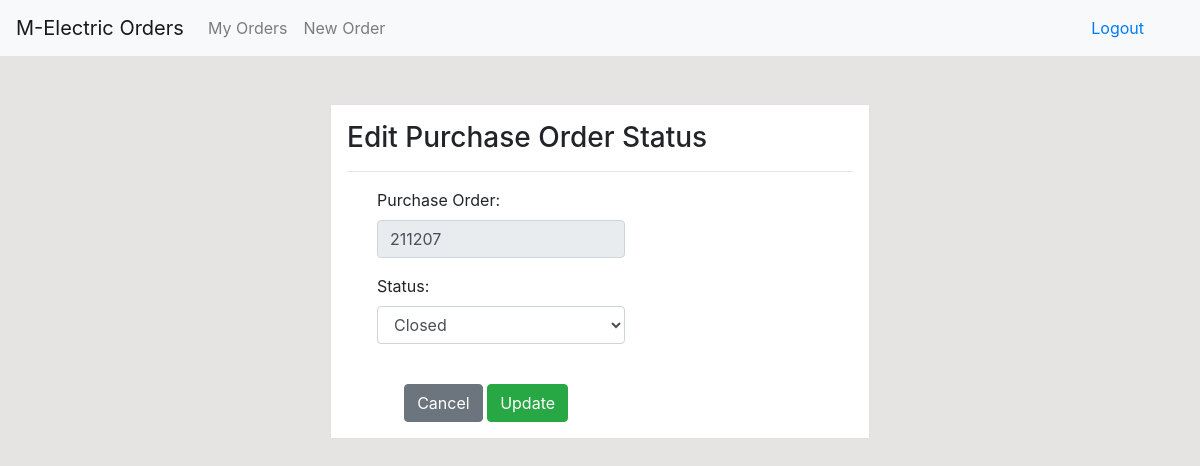
Before: /po-update/44 (signed in) with the older database file.
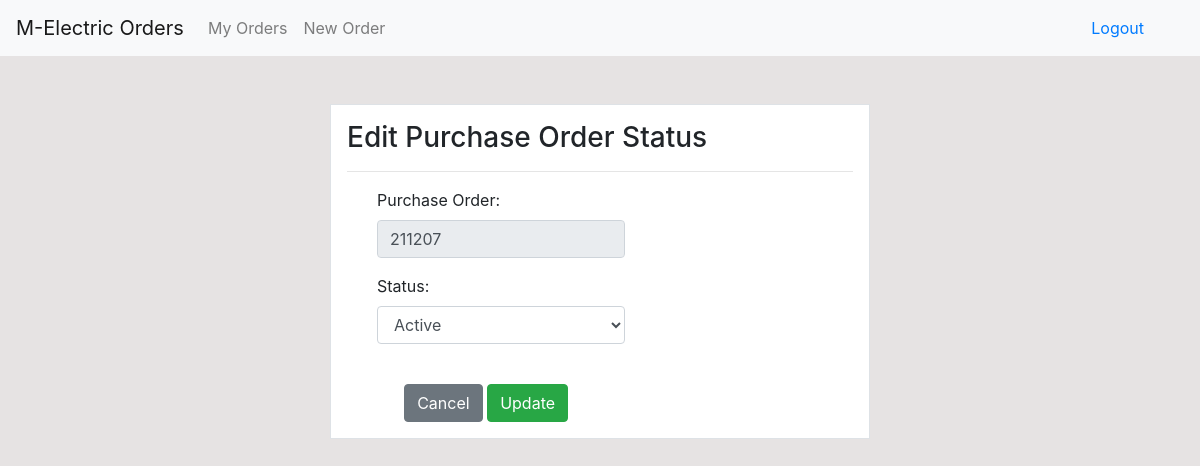
After: the same page with the newer database file.
### dashboard/models.py (models this page shows)
class Po(models.Model):
	po_number = models.PositiveIntegerField(null=True, default=0)
	status = models.CharField('Status', max_length=50, default='Active', null=True, blank=True)
	created = models.DateTimeField(auto_now_add=True)

### dashboard/views.py (the view)
# urls.py: path('po-update/<int:po_id>', views.po_update, name='po-update'),
@login_required
def po_update(request, po_id):
    item = Po.objects.get(id=po_id)
    if request.method == 'POST':
        item.status = request.POST.get('status', False)
        item.save()
        return redirect('pos')
    context = {
        'po': item,
    }
    return render(request, 'dashboard/po_update.html', context)

### templates/dashboard/po_update.html (shortened to what this page needs)
{% extends 'partials/base.html' %}
{% load crispy_forms_tags %}
{% block content %}
<div class="container">
    <div class="row mt-5">
        <div class="col-md-6 offset-md-3">
            <div class="border bg-white p-3">
                <h3>Edit Purchase Order Status</h3>
                <hr>
                <form method="POST">
                    <div class="container">
                        <div class="form-group col-md-7" >
                            <label for="">Purchase Order:</label>
                            <input type="text" class="form-control" id="validationCustom01" value="{{po.po_number}}" disabled>
                        </div>
                        <div class="form-group col-md-7" >
                            <label for="exampleInputEmail1">Status: </label>
                            <select class="form-control" aria-label="Default select example" name="status">
                                {% if po.status == 'Active' %}
                                    <option value="Active" selected>Active</option>
                                {% else %}
                                    <option value="Closed" selected>Closed</option>
                                {% endif%}
                            </select>
                        </div>
                    </div>
                    <br>
                    <div class="container col-10">
                        <a class="btn btn-secondary" href="{% url 'pos' %}">Cancel</a>
                        <input class="btn btn-success" type="submit" value="Update">
                    </div>
                </form>
            </div>
        </div>
    </div>
</div>
{% endblock %}

Changed rows visible on the page:
changed Po: status "Closed" → "Active"
